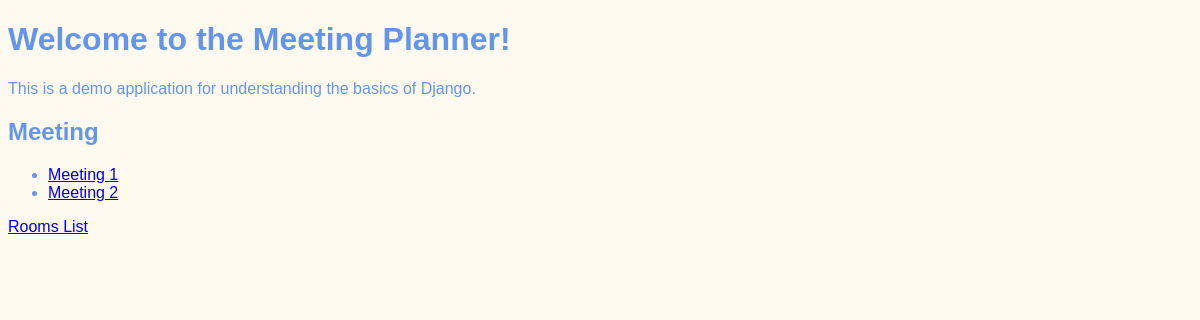
Before: / with the older database file.
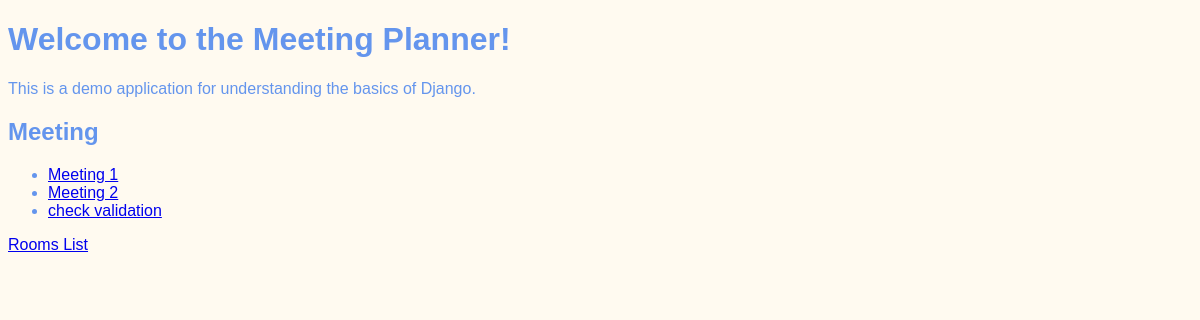
After: the same page with the newer database file.
### meetings/models.py (models this page shows, shortened)
class Meeting(models.Model):
    title = models.CharField(max_length=200)
    date = models.DateField()
    start_time = models.TimeField(default=time(9))
    duration = models.IntegerField(default=1)
    room = models.ForeignKey(Room, on_delete=models.CASCADE)

### website/views.py (the view)
# urls.py: path('', welcome, name='welcome'),
def welcome(request):
    return render(request, "website/welcome.html",
                  {"meetings": Meeting.objects.all()})

### website/templates/website/welcome.html (shortened to what this page needs)
{% extends "base.html" %}
{% block content %}
    <h1> Welcome to the Meeting Planner!</h1>
    <p>
        This is a demo application for understanding the basics
        of Django.
    </p>
    <h2> Meeting </h2>
<ul>
    {% for meeting in meetings %}
    <li>
        <a href="{% url 'detail' meeting.id %}">
            {{ meeting.title }}
        </a>
    </li>
    {% endfor %}
</ul>
<a href="{% url 'rooms' %}">Rooms List</a>
{% endblock %}

Changed rows visible on the page:
added Meeting: title "check validation"
